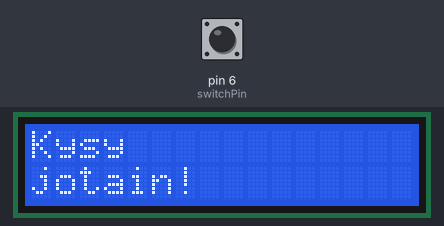
Simulated run of this sketch. Board: Arduino Uno, built with avr-gcc and run on an emulated ATmega328P. On the bench: 16×2 character LCD. The inputs (shaded band) are chosen by the test bench; at power-on: pin 6 (switchPin) LOW. Random numbers use the default seed unless the sketch sets one.

Above: at 1.2 s.
1.3 s: pin 6 (switchPin) pulled HIGH for 0.15 s
At 2.6 s:
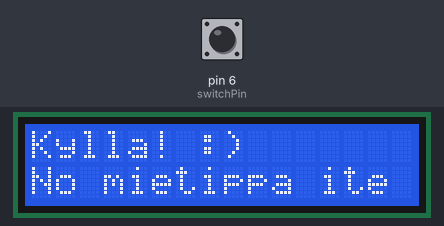
2.9 s: pin 6 (switchPin) pulsed HIGH 5 times (0.12 s each, 0.3 s apart)
At 4.4 s:
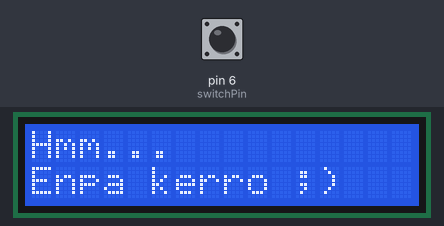
5.9 s: pin 6 (switchPin) pulled HIGH for 1 s
At 7.5 s:
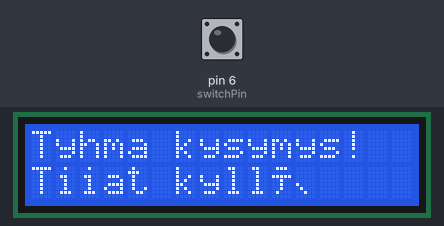
8.4 s: pin 6 (switchPin) pulled HIGH for 0.15 s
At 9.2 s:
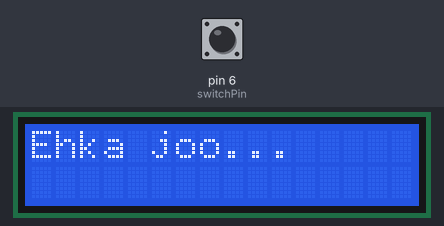
Timing chart, 0 to 11.0 s (numbered marks = the images above; inputs shaded):
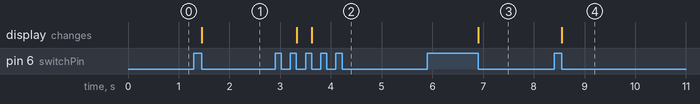

Measured:
- after the input at 1.3 s, the display: changes after 0.16 s (image 1)
- after the input at 2.9 s, the display: first changes after 0.43 s (image 2 shows a later state)
- after the input at 5.9 s, the display: changes after 1.0 s (image 3)
- after the input at 8.4 s, the display: changes after 0.15 s (image 4)

The sketch:

crystal_ball.ino
```cpp
#include <LiquidCrystal.h>
LiquidCrystal lcd(12, 11, 5, 4, 3, 2);
const int switchPin = 6;
int switchState = 0;
int prevSwitchState = 0;
int reply;
void setup() {
  lcd.begin(16, 2);
  pinMode(switchPin, INPUT);
  lcd.print("Kysy");
  lcd.setCursor(0, 1);
  lcd.print("jotain!");
}
void loop() {
  switchState = digitalRead(switchPin);
  if (switchState != prevSwitchState) {
    if (switchState == LOW) {
      reply = random(7);
      lcd.clear();
      lcd.setCursor(0, 0);
      switch (reply) {
        case 0:
          lcd.print("Kylla! :)");
          lcd.setCursor(0, 1);
          lcd.print("No mietippa ite");
          lcd.setCursor(0, 0);
          break;
        case 1:
          lcd.print("Ehka joo...");
          break;
        case 2:
          lcd.print("Tyhma kysymys!");
          lcd.setCursor(0, 1);
          lcd.print("Tiiat kyllä");
          lcd.setCursor(0, 0);
          break;
        case 3:
          lcd.print("Tottakai <3");
          break;
        case 4:
          lcd.print("En ois varma");
          lcd.setCursor(0, 1);
          lcd.print("Kysy viisaammilta");
          lcd.setCursor(0, 0);
          break;
        case 5:
          lcd.print("Kysyppa uusiksi");
          break;
        case 6:
          lcd.print("Hmm...");
          lcd.setCursor(0, 1);
          lcd.print("Enpa kerro ;)");
          lcd.setCursor(0, 0);
          break;
      }
    }
  }
  prevSwitchState = switchState;
}
```
